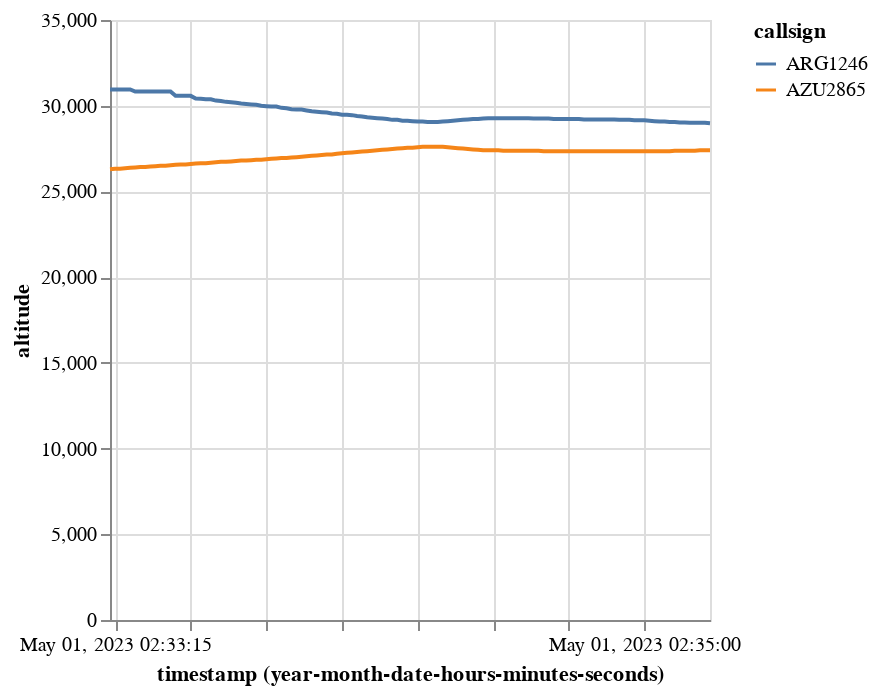

The notebook cell this image was saved under:
### Markdown cell above
공항 그림과 함께 깔끔한 선으로 표현된 그림이다

### Code cell
import altair as alt
subset = flights
alt.layer(
    *(
        flight.chart().encode(
            alt.Y("altitude"),
            alt.Color("callsign"),
        )
        for flight in subset
    )
)
